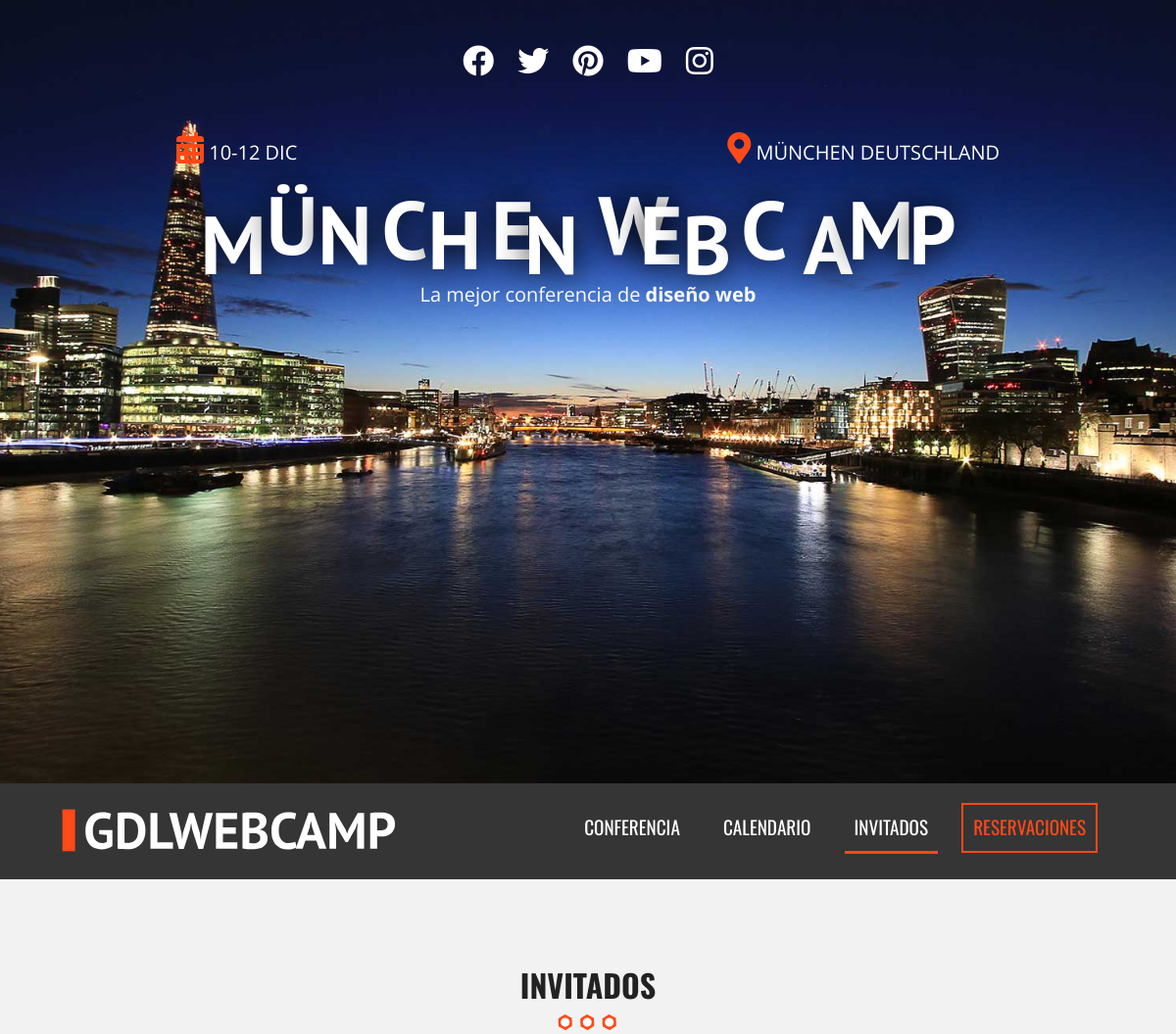
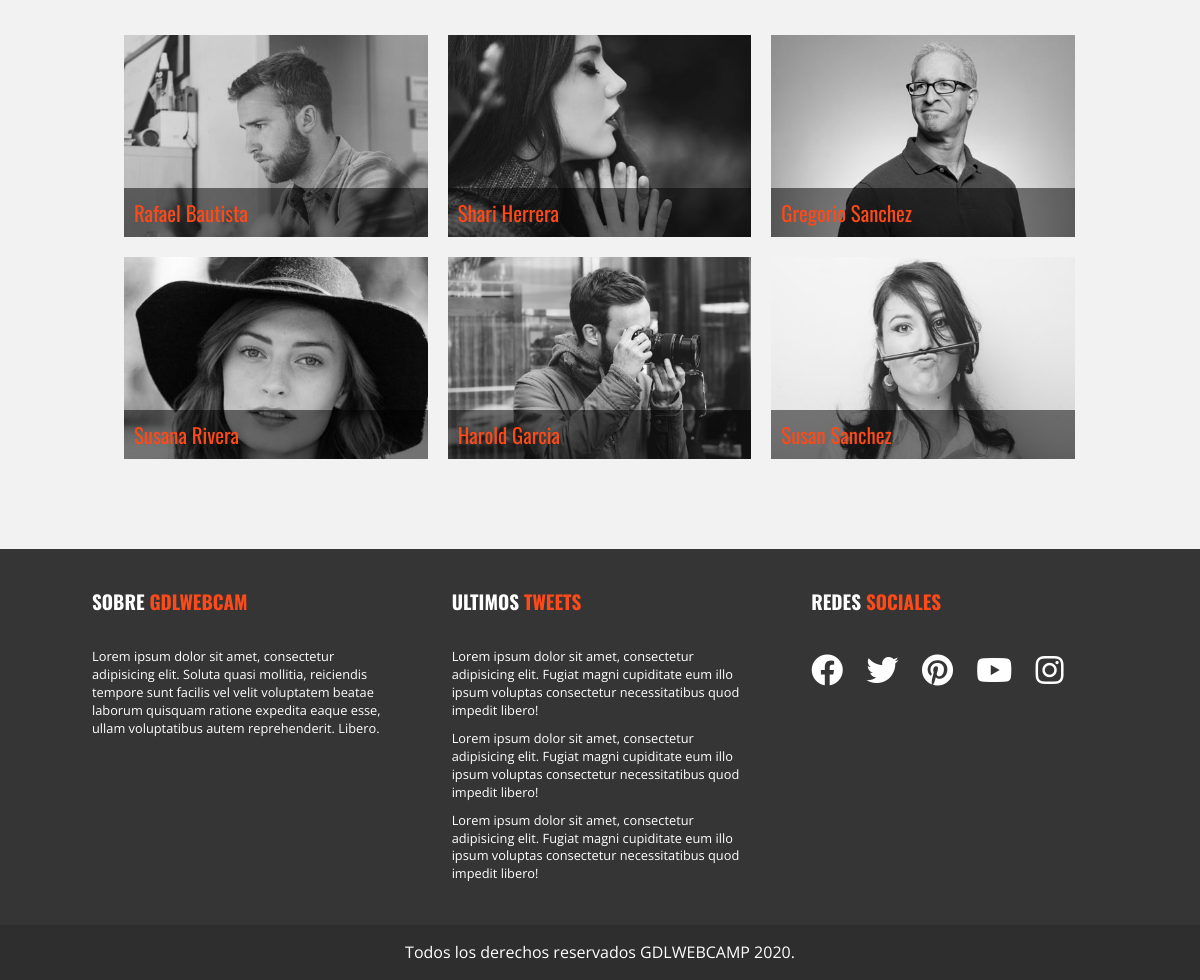
/invitados.php, run on the app's committed database (2 pictures, top to bottom).
### tables this page shows
CREATE TABLE `invitados` (
  `invitado_id` tinyint(4) NOT NULL,
  `nombre_invitado` varchar(30) NOT NULL,
  `apellido_invitado` varchar(30) NOT NULL,
  `descripcion` text NOT NULL,
  `url_imagen` varchar(50) NOT NULL
);

### invitados.php (called while the page is built)
<?php include_once 'includes/templates/header.php'; ?>
   <?php include_once 'includes/templates/invitados.php'; ?>
<?php include_once 'includes/templates/footer.php'; ?>

### includes/templates/invitados.php (the view, shortened to what this page needs)
<section class="seccion contenedor">
  <?php
    try {
      require_once('includes/funciones/bd_conexion.php');
      $sql = "SELECT * FROM `invitados` ";
      $resultado = $conn->query($sql);
    } catch (\Exception $e) {
        echo $e->getMessage();
    }
   ?>
   <section class="invitados contenedor seccion">
      <h2>Invitados</h2>
      <ul class="lista-invitados clearfix">
         <?php while ( $invitados = $resultado->fetch_assoc() ) { ?>
            <li>
               <div class="invitado">
                   <a class="invitado-info" href="#invitado<?php echo $invitados['invitado_id']; ?>">
                       <img src="img/<?php echo $invitados['url_imagen']; ?>" alt="image invitado">
                       <p><?php echo $invitados['nombre_invitado'] . " " .  $invitados['apellido_invitado'];?></p>
                  </a>
               </div>
            </li>
         <?php } ?>
      </ul>
   </section>
</section>

### includes/templates/header.php (shortened to what this page needs)
<!doctype html>
<html class="no-js" lang="">
  <head>
    <link rel="stylesheet" href="css/normalize.css">
    <link rel="stylesheet" href="css/all.min.css">
    <link rel="stylesheet" href="css/font-awesome.min.css">
    <?php
      $archivo = basename($_SERVER['PHP_SELF']);
      $pagina = str_replace(".php", "", $archivo);
      if($pagina == 'invitados' || $pagina == 'index'){
         echo '<link rel="stylesheet" href="css/colorbox.css">';
      } else if($pagina == 'conferencia') {
         echo '<link rel = "stylesheet" href="css/lightbox.css">';
      }
     ?>
    <link rel="stylesheet" href="css/main.css">
  </head>
  <body class="<?php echo $pagina; ?>">
     <header class="site-header">
        <div class="hero">
           <div class="contenido-header">
              <nav class="redes-sociales">
                 <a href="#"><i class="fab fa-facebook-f"></i></a>
                 <a href="#"><i class="fab fa-twitter"></i></a>
                 <a href="#"><i class="fab fa-pinterest"></i></a>
                 <a href="#"><i class="fab fa-youtube"></i></a>
                 <a href="#"><i class="fab fa-instagram"></i></a>
              </nav>
              <div class="informacion-evento">
                 <div class="clearfix">
                    <p class="fecha"><i class="fas fa-calendar-alt"></i>  10-12 Dic</p>
                    <p class="ciudad"><i class="fas fa-map-marker-alt"></i>  München Deutschland</p>
                 </div>
                 <h1 class="nombre-sitio">MünchenWebCamp</h1>
                 <p class="slogan">La mejor conferencia de <span>diseño web</span></p>
              </div>
           </div>
        </div>
     </header>
     <div class="barra">
        <div class="contenedor clearfix">
           <div class="logo">
             <a href="index.php">
              <img src="img/logo.svg" alt="logo">
            </a>
           </div>
           <nav class="navegacion-principal">
              <a href="conferencia.php">Conferencia</a>
              <a href="calendario.php">Calendario</a>
              <a href="invitados.php">Invitados</a>
              <a href="registro.php">Reservaciones</a>
           </nav>
        </div>
     </div>

### includes/templates/footer.php (shortened to what this page needs)
  <footer class="site-footer">
      <div class="contenedor clearfix">
          <div class="footer-informacion">
            <h3>Sobre <span>gdlwebcam</span></h3>
            <p>Lorem ipsum dolor sit amet, consectetur adipisicing elit. Soluta quasi mollitia, reiciendis tempore sunt facilis vel velit voluptatem beatae laborum quisquam ratione expedita eaque esse, ullam voluptatibus autem reprehenderit. Libero.</p>
          </div>
          <div class="ultimos-tweets">
            <h3>Ultimos <span>Tweets</span></h3>
            <ul>
              <li>Lorem ipsum dolor sit amet, consectetur adipisicing elit. Fugiat magni cupiditate eum illo ipsum voluptas consectetur necessitatibus quod impedit libero!</li>
              <li>Lorem ipsum dolor sit amet, consectetur adipisicing elit. Fugiat magni cupiditate eum illo ipsum voluptas consectetur necessitatibus quod impedit libero!</li>
              <li>Lorem ipsum dolor sit amet, consectetur adipisicing elit. Fugiat magni cupiditate eum illo ipsum voluptas consectetur necessitatibus quod impedit libero!</li>
            </ul>
          </div>
          <div class="menu">
            <h3>Redes <span>sociales</span></h3>
            <nav class="redes-sociales">
               <a href="#"><i class="fab fa-facebook-f"></i></a>
               <a href="#"><i class="fab fa-twitter"></i></a>
               <a href="#"><i class="fab fa-pinterest"></i></a>
               <a href="#"><i class="fab fa-youtube"></i></a>
               <a href="#"><i class="fab fa-instagram"></i></a>
            </nav>
          </div>
      </div>
      <p class="copyright">
        Todos los derechos reservados GDLWEBCAMP 2020.
      </p>
  </footer>
</body>
</html>

### css/main.css (style rules this page uses)
html { color: #222; font-size: 1em; line-height: 1.4; }
audio, canvas, iframe, img, svg, video { vertical-align: middle; }
html { box-sizing: border-box; }
*,*:before, *::after { box-sizing: inherit; }
body { background-color: #f2f2f2; font-family: 'Open Sans', sans-serif; }
.contenedor { width: 98%; margin: 0 auto; }
@media (min-width: 480px) { .contenedor { width: 95%; } }
@media (min-width: 768px) { .contenedor { width: 90%; } }
@media (min-width: 992px) { .contenedor { width: 90%; max-width: 1100px; } }
.seccion { padding: 30px 0; }
.seccion p { font-size: 1.2rem; text-align: center; }
h2 { font-family: 'Oswald', sans-serif; font-size: 2rem; text-transform: uppercase; text-align: center; }
h2::after { content: ''; margin: 0 auto; background-image: url(../img/separador.png); background-repeat: no-repeat; height: 25px; width: 100px; display: block; }
h3 { font-size: 1.2rem; color: #fe4918; font-family: 'PT Sans', sans-serif; margin: 0; }
ul { list-style: none; margin: 0; padding: 0; }
.hero { background-image: url(../img/encabezado.jpg); height: 100vh; background-position: top center; background-size: cover; }
.contenido-header { padding-top: 40px; }
.redes-sociales { text-align: center; }
.redes-sociales a { color: #ffffff; font-size: 2rem; margin-right: 20px; }
.redes-sociales a:last-child { margin-right: 0; }
.informacion-evento { text-align: center; color: #ffffff; }
@media (min-width: 768px) { .informacion-evento { width: 70%; margin: 0 auto; margin-top: 50px; } }
.informacion-evento p { margin: 0; display: inline; font-size: 20px; }
.informacion-evento i { color: #fe4918; font-size: 2rem; }
.fecha { float: left; text-transform: uppercase; }
.ciudad { float: right; text-transform: uppercase; }
.nombre-sitio { font-size: 5.9vw; text-transform: uppercase; font-family: 'PT Sans', sans-serif; }
@media (min-width: 768px) { .nombre-sitio { font-size: 7vw; margin: 0; } }
p.slogan span { font-weight: bold; }
.barra { background-color: #353535; padding: 20px 0; }
.logo { width: 80%; float: left; }
.logo img { width: 100%; }
@media (min-width: 768px) { .logo { width: 33%; float: left; } }
.navegacion-principal { display: none; width: 100%; }
.navegacion-principal a { font-family: 'Oswald', sans-serif; color: #ffffff; font-size: 1.2rem; text-transform: uppercase; text-decoration: none; transition: all .6s ease; width: 100%; display: block; text-align: center; margin-bottom: 20px; }
.navegacion-principal a:last-child { border: 2px solid #fe4918; color: #fe4918; }
@media (min-width: 768px) { .navegacion-principal { width: 67%; float: right; text-align: right; display: block; } }
@media (min-width: 768px) { .navegacion-principal a { padding: 10px 10px; display: inline-block; width: auto; text-align: center; margin: 0 20px 0 0; } }
.lista-invitados li { padding: 10px; float: left; }
@media (min-width: 480px) { .lista-invitados li { width: 50%; } }
@media (min-width: 768px) { .lista-invitados li { width: 33.3%; } }
.invitado { position: relative; overflow: hidden; }
.invitado img { max-width: 100%; -webkit-filter: grayscale(1); -webkit-transition: all .5s ease; }
.invitado p { position: absolute; bottom: 0; left: 0; margin: 0; padding: 10px 10px; background-color: rgba(0, 0, 0, 0.5); width: 100%; text-align: left; font-family: 'Oswald', sans-serif; font-size: 1.3rem; color: #fe4918; -webkit-transition: all .5s ease; }
.site-footer { background-color: #353535; padding-top: 40px; margin-top: 20px; */ }
.site-footer .contenedor >div { color: #ffffff; font-size: .8rem; padding: 0 2rem; }
@media (min-width: 768px) { footer .contenedor >div { width: 33.3%; float: left; } }
footer h3 { color: #ffffff; text-transform: uppercase; font-family: 'Oswald', sans-serif; margin-bottom: 2rem; }
footer h3 span { color: #fe4918; }
footer .ultimos-tweets li { margin-bottom: 10px; }
footer nav.redes-sociales { text-align: left; }
.copyright { background-color: #2e2e2e; padding: 1rem 0; color: #ffffff; text-align: center; margin: 2rem 0 0 0; }
.activo { border-bottom: 3px solid #fe4918; }
.clearfix:before, .clearfix:after { content: " "; display: table; }
.clearfix:after { clear: both; }

### data on the page
invitados: url_imagen (picture), nombre_invitado "Rafael", apellido_invitado "Bautista"
invitados: url_imagen (picture), nombre_invitado "Shari", apellido_invitado "Herrera"
invitados: url_imagen (picture), nombre_invitado "Gregorio", apellido_invitado "Sanchez"
invitados: url_imagen (picture), nombre_invitado "Susana", apellido_invitado "Rivera"
invitados: url_imagen (picture), nombre_invitado "Harold", apellido_invitado "Garcia"
invitados: url_imagen (picture), nombre_invitado "Susan", apellido_invitado "Sanchez"
